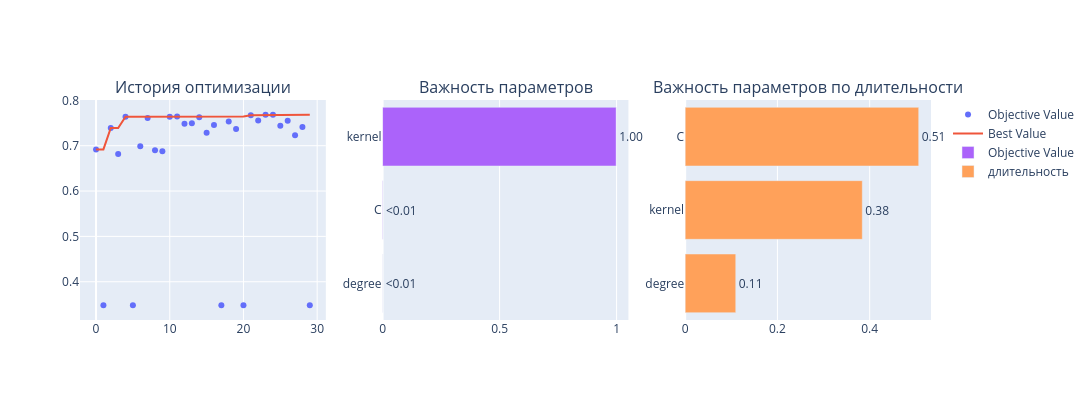
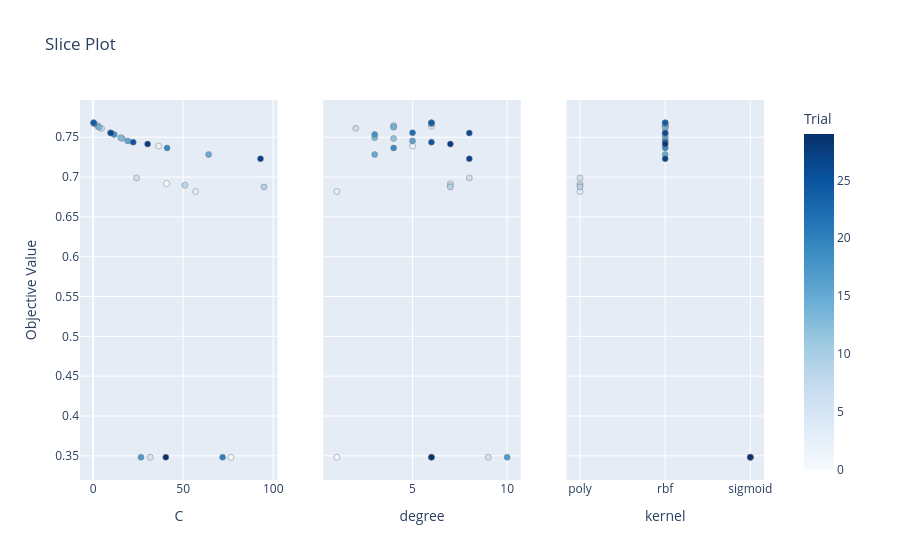

These figures' notebook cell, in order:
### Code cell
show_results(study_svc, show_terminator=True)

### Figure 1 — Plotly figure (JSON) as saved in the notebook; plotly's stock layout.template omitted (floating-point values rounded to 4 significant figures)
{"data": [{"mode": "markers", "name": "Objective Value", "type": "scatter", "x": [0, 1, 2, 3, 4, 5, 6, 7, 8, 9, 10, 11, 12, 13, 14, 15, 16, 17, 18, 19, 20, 21, 22, 23, 24, 25, 26, 27, 28, 29], "xaxis": "x", "y": [0.6919, 0.3482, 0.7389, 0.6818, 0.7637, 0.3482, 0.699, 0.7612, 0.6898, 0.6876, 0.7638, 0.7646, 0.7485, 0.7495, 0.7626, 0.7283, 0.7454, 0.3482, 0.7534, 0.7366, 0.3482, 0.767, 0.7556, 0.7682, 0.7682, 0.7439, 0.7553, 0.723, 0.7415, 0.3482], "yaxis": "y"}, {"mode": "lines", "name": "Best Value", "type": "scatter", "x": [0, 1, 2, 3, 4, 5, 6, 7, 8, 9, 10, 11, 12, 13, 14, 15, 16, 17, 18, 19, 20, 21, 22, 23, 24, 25, 26, 27, 28, 29], "xaxis": "x", "y": [0.6919, 0.6919, 0.7389, 0.7389, 0.7637, 0.7637, 0.7637, 0.7637, 0.7637, 0.7637, 0.7638, 0.7646, 0.7646, 0.7646, 0.7646, 0.7646, 0.7646, 0.7646, 0.7646, 0.7646, 0.7646, 0.767, 0.767, 0.7682, 0.7682, 0.7682, 0.7682, 0.7682, 0.7682, 0.7682], "yaxis": "y"}, {"marker": {"color": "#cccccc"}, "mode": "markers", "name": "Infeasible Trial", "showlegend": false, "type": "scatter", "x": [], "xaxis": "x", "y": [], "yaxis": "y"}, {"cliponaxis": false, "hovertemplate": ["degree (IntDistribution): 0.00028486378298826743<extra></extra>", "C (FloatDistribution): 0.0017042038919527686<extra></extra>", "kernel (CategoricalDistribution): 0.9980109323250591<extra></extra>"], "name": "Objective Value", "orientation": "h", "text": ["<0.01", "<0.01", "1.00"], "textposition": "outside", "type": "bar", "x": [0.0002849, 0.001704, 0.998], "xaxis": "x2", "y": ["degree", "C", "kernel"], "yaxis": "y2"}, {"cliponaxis": false, "hovertemplate": ["degree (IntDistribution): 0.1096890742501973<extra></extra>", "kernel (CategoricalDistribution): 0.384002061409374<extra></extra>", "C (FloatDistribution): 0.5063088643404289<extra></extra>"], "name": "длительность", "orientation": "h", "text": ["0.11", "0.38", "0.51"], "textposition": "outside", "type": "bar", "x": [0.1097, 0.384, 0.5063], "xaxis": "x3", "y": ["degree", "kernel", "C"], "yaxis": "y3"}], "layout": {"annotations": [{"font": {"size": 16}, "showarrow": false, "text": "История оптимизации", "x": 0.1444, "xanchor": "center", "xref": "paper", "y": 1, "yanchor": "bottom", "yref": "paper"}, {"font": {"size": 16}, "showarrow": false, "text": "Важность параметров", "x": 0.5, "xanchor": "center", "xref": "paper", "y": 1, "yanchor": "bottom", "yref": "paper"}, {"font": {"size": 16}, "showarrow": false, "text": "Важность параметров по длительности", "x": 0.8556, "xanchor": "center", "xref": "paper", "y": 1, "yanchor": "bottom", "yref": "paper"}], "height": 400, "width": 1800, "xaxis": {"anchor": "y", "domain": [0, 0.2889]}, "xaxis2": {"anchor": "y2", "domain": [0.3556, 0.6444]}, "xaxis3": {"anchor": "y3", "domain": [0.7111, 1]}, "yaxis": {"anchor": "x", "domain": [0, 1]}, "yaxis2": {"anchor": "x2", "domain": [0, 1]}, "yaxis3": {"anchor": "x3", "domain": [0, 1]}}}

### Figure 2 — Plotly figure (JSON) as saved in the notebook; plotly's stock layout.template omitted (floating-point values rounded to 4 significant figures)
{"data": [{"marker": {"color": [0, 1, 2, 3, 4, 5, 6, 7, 8, 9, 10, 11, 12, 13, 14, 15, 16, 17, 18, 19, 20, 21, 22, 23, 24, 25, 26, 27, 28, 29], "colorbar": {"title": {"text": "Trial"}, "x": 1, "xpad": 40}, "colorscale": [[0, "rgb(247,251,255)"], [0.125, "rgb(222,235,247)"], [0.25, "rgb(198,219,239)"], [0.375, "rgb(158,202,225)"], [0.5, "rgb(107,174,214)"], [0.625, "rgb(66,146,198)"], [0.75, "rgb(33,113,181)"], [0.875, "rgb(8,81,156)"], [1, "rgb(8,48,107)"]], "line": {"color": "Grey", "width": 0.5}, "showscale": true}, "mode": "markers", "name": "Feasible Trial", "showlegend": false, "type": "scatter", "x": [40.8, 76.51, 36.42, 56.9, 2.87, 31.68, 24.11, 4.66, 50.95, 94.86, 2.78, 2.39, 16.2, 15.28, 3.29, 64.12, 19.21, 26.57, 11.69, 41.05, 71.89, 0.65, 9.65, 0.27, 0.27, 22.25, 9.88, 92.94, 30.24, 40.34], "xaxis": "x", "y": [0.6919, 0.3482, 0.7389, 0.6818, 0.7637, 0.3482, 0.699, 0.7612, 0.6898, 0.6876, 0.7638, 0.7646, 0.7485, 0.7495, 0.7626, 0.7283, 0.7454, 0.3482, 0.7534, 0.7366, 0.3482, 0.767, 0.7556, 0.7682, 0.7682, 0.7439, 0.7553, 0.723, 0.7415, 0.3482], "yaxis": "y"}, {"marker": {"color": [0, 1, 2, 3, 4, 5, 6, 7, 8, 9, 10, 11, 12, 13, 14, 15, 16, 17, 18, 19, 20, 21, 22, 23, 24, 25, 26, 27, 28, 29], "colorbar": {"title": {"text": "Trial"}, "x": 1, "xpad": 40}, "colorscale": [[0, "rgb(247,251,255)"], [0.125, "rgb(222,235,247)"], [0.25, "rgb(198,219,239)"], [0.375, "rgb(158,202,225)"], [0.5, "rgb(107,174,214)"], [0.625, "rgb(66,146,198)"], [0.75, "rgb(33,113,181)"], [0.875, "rgb(8,81,156)"], [1, "rgb(8,48,107)"]], "line": {"color": "Grey", "width": 0.5}, "showscale": false}, "mode": "markers", "name": "Feasible Trial", "showlegend": false, "type": "scatter", "x": [7, 1, 5, 1, 6, 9, 8, 2, 7, 7, 4, 4, 4, 3, 4, 3, 5, 10, 3, 4, 6, 6, 5, 6, 6, 6, 8, 8, 7, 6], "xaxis": "x2", "y": [0.6919, 0.3482, 0.7389, 0.6818, 0.7637, 0.3482, 0.699, 0.7612, 0.6898, 0.6876, 0.7638, 0.7646, 0.7485, 0.7495, 0.7626, 0.7283, 0.7454, 0.3482, 0.7534, 0.7366, 0.3482, 0.767, 0.7556, 0.7682, 0.7682, 0.7439, 0.7553, 0.723, 0.7415, 0.3482], "yaxis": "y2"}, {"marker": {"color": [0, 1, 2, 3, 4, 5, 6, 7, 8, 9, 10, 11, 12, 13, 14, 15, 16, 17, 18, 19, 20, 21, 22, 23, 24, 25, 26, 27, 28, 29], "colorbar": {"title": {"text": "Trial"}, "x": 1, "xpad": 40}, "colorscale": [[0, "rgb(247,251,255)"], [0.125, "rgb(222,235,247)"], [0.25, "rgb(198,219,239)"], [0.375, "rgb(158,202,225)"], [0.5, "rgb(107,174,214)"], [0.625, "rgb(66,146,198)"], [0.75, "rgb(33,113,181)"], [0.875, "rgb(8,81,156)"], [1, "rgb(8,48,107)"]], "line": {"color": "Grey", "width": 0.5}, "showscale": false}, "mode": "markers", "name": "Feasible Trial", "showlegend": false, "type": "scatter", "x": ["poly", "sigmoid", "rbf", "poly", "rbf", "sigmoid", "poly", "rbf", "poly", "poly", "rbf", "rbf", "rbf", "rbf", "rbf", "rbf", "rbf", "sigmoid", "rbf", "rbf", "sigmoid", "rbf", "rbf", "rbf", "rbf", "rbf", "rbf", "rbf", "rbf", "sigmoid"], "xaxis": "x3", "y": [0.6919, 0.3482, 0.7389, 0.6818, 0.7637, 0.3482, 0.699, 0.7612, 0.6898, 0.6876, 0.7638, 0.7646, 0.7485, 0.7495, 0.7626, 0.7283, 0.7454, 0.3482, 0.7534, 0.7366, 0.3482, 0.767, 0.7556, 0.7682, 0.7682, 0.7439, 0.7553, 0.723, 0.7415, 0.3482], "yaxis": "y3"}], "layout": {"title": {"text": "Slice Plot"}, "xaxis": {"anchor": "y", "domain": [0, 0.2889], "title": {"text": "C"}}, "xaxis2": {"anchor": "y2", "domain": [0.3556, 0.6444], "title": {"text": "degree"}}, "xaxis3": {"anchor": "y3", "categoryarray": ["poly", "rbf", "sigmoid"], "categoryorder": "array", "domain": [0.7111, 1], "title": {"text": "kernel"}, "type": "category"}, "yaxis": {"anchor": "x", "domain": [0, 1], "title": {"text": "Objective Value"}}, "yaxis2": {"anchor": "x2", "domain": [0, 1], "matches": "y", "showticklabels": false}, "yaxis3": {"anchor": "x3", "domain": [0, 1], "matches": "y", "showticklabels": false}}}
